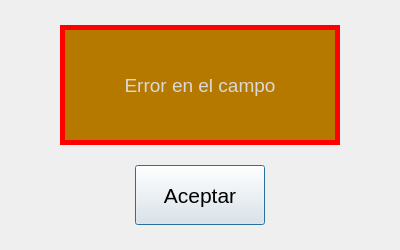
<?xml version="1.0" encoding="UTF-8"?>
<ui version="4.0">
 <class>errorCampo</class>
 <widget class="QDialog" name="errorCampo">
  <property name="windowModality">
   <enum>Qt::ApplicationModal</enum>
  </property>
  <property name="geometry">
   <rect>
    <x>0</x>
    <y>0</y>
    <width>400</width>
    <height>250</height>
   </rect>
  </property>
  <property name="sizePolicy">
   <sizepolicy hsizetype="Preferred" vsizetype="Preferred">
    <horstretch>0</horstretch>
    <verstretch>0</verstretch>
   </sizepolicy>
  </property>
  <property name="minimumSize">
   <size>
    <width>400</width>
    <height>250</height>
   </size>
  </property>
  <property name="maximumSize">
   <size>
    <width>400</width>
    <height>250</height>
   </size>
  </property>
  <property name="font">
   <font>
    <pointsize>13</pointsize>
   </font>
  </property>
  <property name="windowTitle">
   <string>Error en un Campo</string>
  </property>
  <property name="autoFillBackground">
   <bool>false</bool>
  </property>
  <property name="modal">
   <bool>true</bool>
  </property>
  <layout class="QGridLayout" name="gridLayout">
   <item row="0" column="0">
    <spacer name="horizontalSpacer_3">
     <property name="orientation">
      <enum>Qt::Horizontal</enum>
     </property>
     <property name="sizeHint" stdset="0">
      <size>
       <width>42</width>
       <height>20</height>
      </size>
     </property>
    </spacer>
   </item>
   <item row="0" column="1" colspan="3">
    <widget class="QLabel" name="label01">
     <property name="sizePolicy">
      <sizepolicy hsizetype="Fixed" vsizetype="Preferred">
       <horstretch>0</horstretch>
       <verstretch>0</verstretch>
      </sizepolicy>
     </property>
     <property name="minimumSize">
      <size>
       <width>280</width>
       <height>120</height>
      </size>
     </property>
     <property name="maximumSize">
      <size>
       <width>280</width>
       <height>120</height>
      </size>
     </property>
     <property name="font">
      <font>
       <pointsize>14</pointsize>
      </font>
     </property>
     <property name="autoFillBackground">
      <bool>false</bool>
     </property>
     <property name="styleSheet">
      <string notr="true">background-color:rgb(181, 121, 0);
border-color: rgb(255, 0, 0);
border: 5 solid rgb(255, 0, 0);
color: rgb(217, 217, 217);
padding: 5;</string>
     </property>
     <property name="frameShape">
      <enum>QFrame::NoFrame</enum>
     </property>
     <property name="lineWidth">
      <number>5</number>
     </property>
     <property name="text">
      <string>Error en el campo</string>
     </property>
     <property name="alignment">
      <set>Qt::AlignCenter</set>
     </property>
     <property name="wordWrap">
      <bool>true</bool>
     </property>
    </widget>
   </item>
   <item row="0" column="4">
    <spacer name="horizontalSpacer_4">
     <property name="orientation">
      <enum>Qt::Horizontal</enum>
     </property>
     <property name="sizeHint" stdset="0">
      <size>
       <width>42</width>
       <height>20</height>
      </size>
     </property>
    </spacer>
   </item>
   <item row="1" column="0" colspan="2">
    <spacer name="horizontalSpacer">
     <property name="orientation">
      <enum>Qt::Horizontal</enum>
     </property>
     <property name="sizeHint" stdset="0">
      <size>
       <width>117</width>
       <height>20</height>
      </size>
     </property>
    </spacer>
   </item>
   <item row="1" column="2">
    <widget class="QPushButton" name="botonAceptar">
     <property name="minimumSize">
      <size>
       <width>130</width>
       <height>60</height>
      </size>
     </property>
     <property name="maximumSize">
      <size>
       <width>130</width>
       <height>60</height>
      </size>
     </property>
     <property name="font">
      <font>
       <pointsize>16</pointsize>
      </font>
     </property>
     <property name="cursor">
      <cursorShape>PointingHandCursor</cursorShape>
     </property>
     <property name="text">
      <string>Aceptar</string>
     </property>
    </widget>
   </item>
   <item row="1" column="3" colspan="2">
    <spacer name="horizontalSpacer_2">
     <property name="orientation">
      <enum>Qt::Horizontal</enum>
     </property>
     <property name="sizeHint" stdset="0">
      <size>
       <width>117</width>
       <height>20</height>
      </size>
     </property>
    </spacer>
   </item>
  </layout>
 </widget>
 <resources/>
 <connections/>
</ui>
